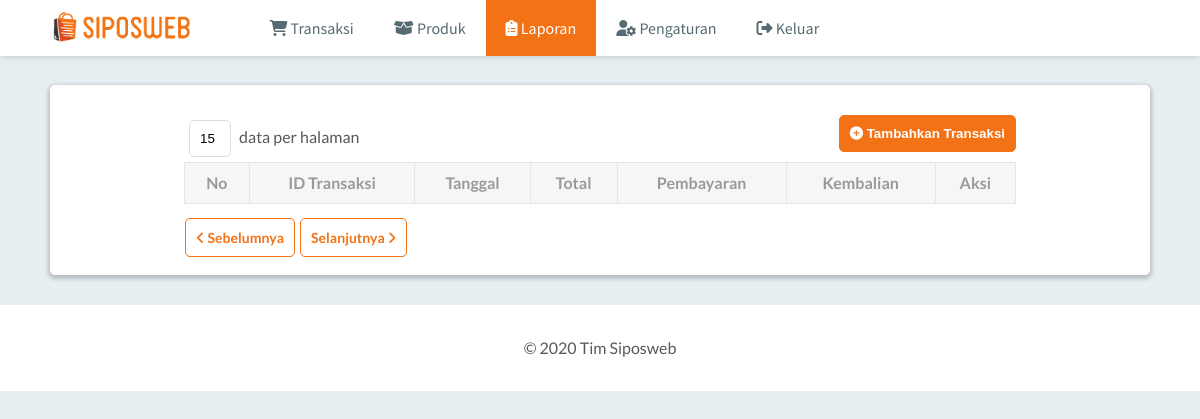
Before: /laporan.php (signed in) with the older database file.
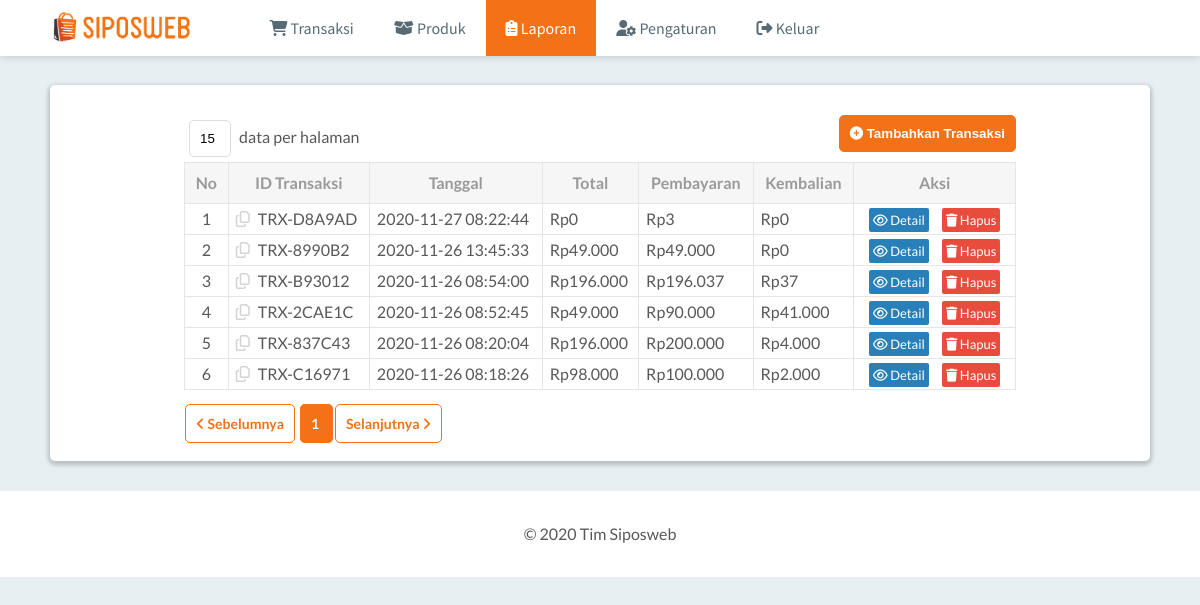
After: the same page with the newer database file.
### tables this page shows
CREATE TABLE `laporan_transaksi` (
  `id` char(10) NOT NULL,
  `tanggal` timestamp NOT NULL DEFAULT current_timestamp() ON UPDATE current_timestamp(),
  `total` int(11) NOT NULL,
  `bayar` int(11) NOT NULL,
  `kembalian` int(11) NOT NULL
);

### functions/functions.php (called while the page is built, shortened)
<?php
$conn = mysqli_connect("localhost", "root", "", "siposweb");
function queryRead($query){
	global $conn;
	$result = mysqli_query($conn, $query);
	$rows = [];
	while ( $row = mysqli_fetch_assoc($result) ) {
		$rows[] = $row;
	}
	return $rows;
}
?>

### laporan.php (the view, shortened to what this page needs)
<?php
require 'functions/functions.php';
$jumlahDataPerHalaman = (isset($_GET["count"])) ? $_GET["count"] : 15;
$jumlahData = (int) queryRead("SELECT COUNT(id) AS jumlah_data FROM laporan_transaksi")[0]["jumlah_data"];
$jumlahHalaman = ceil($jumlahData / $jumlahDataPerHalaman);
$halamanAktif = (isset($_GET["page"])) ? $_GET["page"] : 1;
$awalData = $jumlahDataPerHalaman * ($halamanAktif - 1);
$transaksi = queryRead("SELECT * FROM laporan_transaksi ORDER BY tanggal DESC LIMIT $awalData, $jumlahDataPerHalaman");
?>
<!DOCTYPE html>
<html>
<head>
	<link rel="stylesheet" type="text/css" href="assets/styles/reset.css">
	<link rel="stylesheet" type="text/css" href="assets/styles/style.css">
</head>
<body>
	<header>
		<nav class="nav-menu">
			<ul>
				<h1 class="logo"><a href="#" title="SIPOSWEB"><img src="assets/images/logo.png" alt="SIPOSWEB" height="35px"></a></h1>
				<li><a href="transaksi.php"><i class="fa fa-shopping-cart"></i> Transaksi</a></li>
				<li><a href="produk.php"><i class="fas fa-box-open"></i> Produk</a></li>
				<li><a class="active" href="laporan.php"><i class="fas fa-clipboard-list"></i> Laporan</a></li>
				<li><a href="Pengaturan.php"><i class="fas fa-user-cog"></i> Pengaturan</a></li>
				<li><a href="logout.php"><i class="fas fa-sign-out-alt"></i> Keluar</a></li>
			</ul>
		</nav>
	</header>
	<main>
		<div class="content-laporan">
			<form action="" method="get" class="form-data-count">
				<input type="text" value="<?= $jumlahDataPerHalaman; ?>" class="input-data-count" id="input-data-count" name="count">
				<label for="input-data-count"> data per halaman</label>
			</form>
			<a href="transaksi.php">
				<button class="btn btn-tambahkan-transaksi">
					<i class="fas fa-plus-circle"></i> Tambahkan Transaksi
				</button>
			</a>
			<table class="table-laporan">
				<tr>
					<th>No</th>
					<th>ID Transaksi</th>
					<th>Tanggal</th>
					<th>Total</th>
					<th>Pembayaran</th>
					<th>Kembalian</th>
					<th>Aksi</th>
				</tr>
				<?php $i = ($halamanAktif == 1) ? 1 : ($halamanAktif - 1) * $jumlahDataPerHalaman + 1; ?>
				<?php foreach ($transaksi as $row) : ?>
					<tr>
						<td style="text-align: center;"><?= $i ?></td>
						<td onclick="copyIdTransaksi(this)" style="cursor: pointer;">
							<i class="far fa-copy" style="color: lightgrey; margin-right: 5px;"></i>
							<?= $row["id"]; ?>
						</td>
						<td><?= $row["tanggal"]; ?></td>
						<td>Rp<?=number_format($row["total"], 0, ",", "."); ?></td>
						<td>Rp<?=number_format($row["bayar"], 0, ",", "."); ?></td>
						<td>Rp<?=number_format($row["kembalian"], 0, ",", "."); ?></td>
						<td style="text-align: center;">
							<a href="#" class="action-detail" onclick="showDetail('<?= $row["id"]; ?>')"><i class="far fa-eye"></i> Detail</a>
							<a id="btn-hapus-transaksi" href="#" class="action-hapus" onclick="hapusTransaksi('<?= $row["id"];?>')"><i class="fas fa-trash"></i> Hapus</a>
						</td>
					</tr>
					<?php $i++; ?>
				<?php endforeach; ?>
			</table>
			<a href="<?= ($halamanAktif > 1) ? "?count=$jumlahDataPerHalaman&page=".($halamanAktif - 1) : "#"; ?>" class="btn btn-page-nav"><i class="fas fa-angle-left"></i> Sebelumnya</a>
			<?php for($i = 1; $i <= $jumlahHalaman; $i++) : ?>
				<a href="?count=<?= $jumlahDataPerHalaman; ?>&page=<?= $i; ?>" class="btn btn-page-nav <?php if($i == $halamanAktif): ?>number-active<?php endif; ?>">
					<?= $i; ?>
				</a>
			<?php endfor; ?>
			<a href="<?= ($halamanAktif < $jumlahHalaman) ? "?count=$jumlahDataPerHalaman&page=".($halamanAktif + 1) : "#"; ?>" class="btn btn-page-nav">Selanjutnya <i class="fas fa-angle-right"></i></a>
		</div>
	</main>
	<footer>
		<p>&copy 2020 Tim Siposweb</p>
	</footer>
</body>
</html>

Changed rows visible on the page:
added laporan_transaksi: id "TRX-D8A9AD", tanggal "2020-11-27 08:22:44", total "0", bayar "3", kembalian "0"
added laporan_transaksi: id "TRX-8990B2", tanggal "2020-11-26 13:45:33", total "49.000", bayar "49.000", kembalian "0"
added laporan_transaksi: id "TRX-B93012", tanggal "2020-11-26 08:54:00", total "196.000", bayar "196.037", kembalian "37"
added laporan_transaksi: id "TRX-2CAE1C", tanggal "2020-11-26 08:52:45", total "49.000", bayar "90.000", kembalian "41.000"
added laporan_transaksi: id "TRX-837C43", tanggal "2020-11-26 08:20:04", total "196.000", bayar "200.000", kembalian "4.000"
added laporan_transaksi: id "TRX-C16971", tanggal "2020-11-26 08:18:26", total "98.000", bayar "100.000", kembalian "2.000"
Other visible differences:
new list line: "1"
